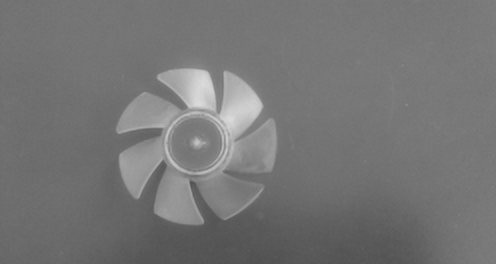
#> input picture 04_spatialfilter/Figures/input_spinwheel.png, 496 x 264 px
$ python 2.1.3_pb_canny.py
#> lines starting #> are read from the running program, lines starting #| are printed output that depends on the picture; after the words box and inside, x2 and y2 are one past the last pixel; in counts of white or black regions, pixels touching at a corner belong together
import cv2

# Opening the image.
# filename = 'input_cir.png'
# filename = 'input_vhuman_t1.png'
filename = 'input_spinwheel.png'
# filename = 'input_maps1.png'
# filename = 'input_laplacian.png'
a = cv2.imread('../Figures/' + filename)
#> a is the input picture: shape (264, 496, 3); mean B, G, R 117, 117, 117

# Converting the image to grayscale.
a = cv2.cvtColor(a, cv2.COLOR_BGR2GRAY)
#> a: shape (264, 496)

# Performing Canny edge filter.
b = cv2.Canny(a, 100, 25)
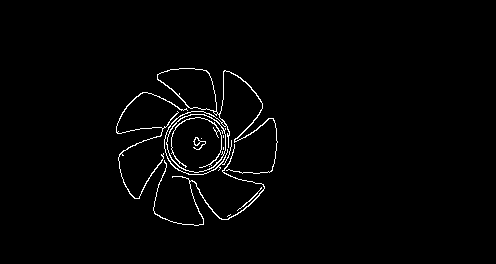
#> b: shape (264, 496); 1.6% white in thin lines or dots, all inside (x1, y1, x2, y2) = (116, 68, 278, 226)

# Saving b.
cv2.imwrite('../Figures/2.1.3_canny_output.png', b)
